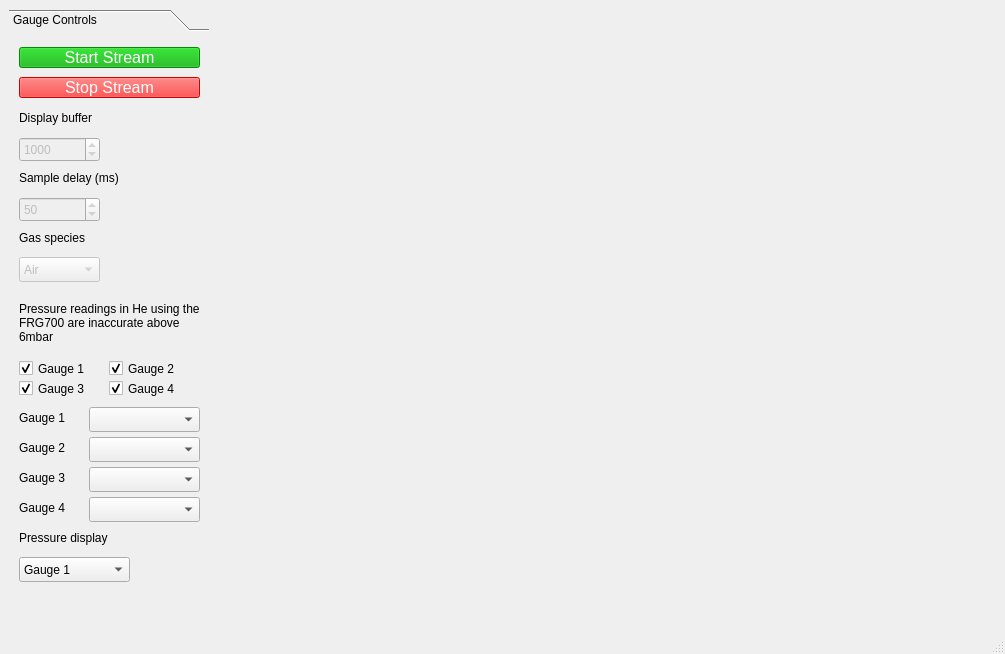
<?xml version="1.0" encoding="UTF-8"?>
<ui version="4.0">
 <class>MainWindow</class>
 <widget class="QMainWindow" name="MainWindow">
  <property name="geometry">
   <rect>
    <x>0</x>
    <y>0</y>
    <width>1005</width>
    <height>654</height>
   </rect>
  </property>
  <property name="windowTitle">
   <string>MainWindow</string>
  </property>
  <widget class="QWidget" name="centralwidget">
   <layout class="QGridLayout" name="gridLayout">
    <item row="0" column="3">
     <widget class="QWidget" name="imageWidget" native="true">
      <layout class="QVBoxLayout" name="mplvl"/>
     </widget>
    </item>
    <item row="0" column="0">
     <widget class="QToolBox" name="toolBox">
      <property name="sizePolicy">
       <sizepolicy hsizetype="Fixed" vsizetype="Preferred">
        <horstretch>0</horstretch>
        <verstretch>0</verstretch>
       </sizepolicy>
      </property>
      <property name="minimumSize">
       <size>
        <width>200</width>
        <height>0</height>
       </size>
      </property>
      <property name="maximumSize">
       <size>
        <width>200</width>
        <height>16777215</height>
       </size>
      </property>
      <property name="baseSize">
       <size>
        <width>200</width>
        <height>0</height>
       </size>
      </property>
      <property name="currentIndex">
       <number>0</number>
      </property>
      <widget class="QWidget" name="controlPage">
       <property name="geometry">
        <rect>
         <x>0</x>
         <y>0</y>
         <width>200</width>
         <height>558</height>
        </rect>
       </property>
       <attribute name="label">
        <string>Gauge Controls</string>
       </attribute>
       <widget class="QPushButton" name="stopStreamButton">
        <property name="enabled">
         <bool>false</bool>
        </property>
        <property name="geometry">
         <rect>
          <x>10</x>
          <y>40</y>
          <width>181</width>
          <height>21</height>
         </rect>
        </property>
        <property name="sizePolicy">
         <sizepolicy hsizetype="Minimum" vsizetype="Minimum">
          <horstretch>0</horstretch>
          <verstretch>0</verstretch>
         </sizepolicy>
        </property>
        <property name="font">
         <font>
          <pointsize>12</pointsize>
         </font>
        </property>
        <property name="styleSheet">
         <string notr="true">background-color: rgb(255, 0, 0);
color:white;</string>
        </property>
        <property name="text">
         <string>Stop Stream</string>
        </property>
       </widget>
       <widget class="QPushButton" name="startStreamButton">
        <property name="enabled">
         <bool>false</bool>
        </property>
        <property name="geometry">
         <rect>
          <x>10</x>
          <y>10</y>
          <width>181</width>
          <height>21</height>
         </rect>
        </property>
        <property name="font">
         <font>
          <pointsize>12</pointsize>
         </font>
        </property>
        <property name="autoFillBackground">
         <bool>false</bool>
        </property>
        <property name="styleSheet">
         <string notr="true">background-color: rgb(0, 170, 0);
color:white;</string>
        </property>
        <property name="text">
         <string>Start Stream</string>
        </property>
        <property name="checkable">
         <bool>false</bool>
        </property>
       </widget>
       <widget class="QSpinBox" name="lengthField">
        <property name="enabled">
         <bool>false</bool>
        </property>
        <property name="geometry">
         <rect>
          <x>10</x>
          <y>100</y>
          <width>81</width>
          <height>25</height>
         </rect>
        </property>
        <property name="minimum">
         <number>1</number>
        </property>
        <property name="maximum">
         <number>500000</number>
        </property>
        <property name="value">
         <number>1000</number>
        </property>
       </widget>
       <widget class="QLabel" name="lengthLabel">
        <property name="geometry">
         <rect>
          <x>10</x>
          <y>70</y>
          <width>181</width>
          <height>21</height>
         </rect>
        </property>
        <property name="text">
         <string>Display buffer</string>
        </property>
       </widget>
       <widget class="QComboBox" name="speciesField">
        <property name="enabled">
         <bool>false</bool>
        </property>
        <property name="geometry">
         <rect>
          <x>10</x>
          <y>220</y>
          <width>81</width>
          <height>25</height>
         </rect>
        </property>
        <item>
         <property name="text">
          <string>Air</string>
         </property>
        </item>
        <item>
         <property name="text">
          <string>Ar</string>
         </property>
        </item>
        <item>
         <property name="text">
          <string>He</string>
         </property>
        </item>
       </widget>
       <widget class="QLabel" name="speciesLabel">
        <property name="geometry">
         <rect>
          <x>10</x>
          <y>190</y>
          <width>181</width>
          <height>21</height>
         </rect>
        </property>
        <property name="text">
         <string>Gas species</string>
        </property>
       </widget>
       <widget class="QLabel" name="sampleLabel">
        <property name="geometry">
         <rect>
          <x>10</x>
          <y>130</y>
          <width>181</width>
          <height>21</height>
         </rect>
        </property>
        <property name="text">
         <string>Sample delay (ms)</string>
        </property>
       </widget>
       <widget class="QSpinBox" name="sampleField">
        <property name="enabled">
         <bool>false</bool>
        </property>
        <property name="geometry">
         <rect>
          <x>10</x>
          <y>160</y>
          <width>81</width>
          <height>25</height>
         </rect>
        </property>
        <property name="minimum">
         <number>10</number>
        </property>
        <property name="maximum">
         <number>1000</number>
        </property>
        <property name="value">
         <number>50</number>
        </property>
       </widget>
       <widget class="QLabel" name="label">
        <property name="geometry">
         <rect>
          <x>10</x>
          <y>260</y>
          <width>181</width>
          <height>51</height>
         </rect>
        </property>
        <property name="text">
         <string>Pressure readings in He using the FRG700 are inaccurate above 6mbar</string>
        </property>
        <property name="wordWrap">
         <bool>true</bool>
        </property>
       </widget>
       <widget class="QCheckBox" name="gaugeCheck_0">
        <property name="geometry">
         <rect>
          <x>10</x>
          <y>320</y>
          <width>91</width>
          <height>23</height>
         </rect>
        </property>
        <property name="text">
         <string>Gauge 1</string>
        </property>
        <property name="checked">
         <bool>true</bool>
        </property>
       </widget>
       <widget class="QCheckBox" name="gaugeCheck_1">
        <property name="geometry">
         <rect>
          <x>100</x>
          <y>320</y>
          <width>91</width>
          <height>23</height>
         </rect>
        </property>
        <property name="text">
         <string>Gauge 2</string>
        </property>
        <property name="checked">
         <bool>true</bool>
        </property>
       </widget>
       <widget class="QCheckBox" name="gaugeCheck_2">
        <property name="geometry">
         <rect>
          <x>10</x>
          <y>340</y>
          <width>91</width>
          <height>23</height>
         </rect>
        </property>
        <property name="text">
         <string>Gauge 3</string>
        </property>
        <property name="checked">
         <bool>true</bool>
        </property>
       </widget>
       <widget class="QCheckBox" name="gaugeCheck_3">
        <property name="geometry">
         <rect>
          <x>100</x>
          <y>340</y>
          <width>91</width>
          <height>23</height>
         </rect>
        </property>
        <property name="text">
         <string>Gauge 4</string>
        </property>
        <property name="checked">
         <bool>true</bool>
        </property>
       </widget>
       <widget class="QComboBox" name="gaugeDisplayField">
        <property name="enabled">
         <bool>true</bool>
        </property>
        <property name="geometry">
         <rect>
          <x>10</x>
          <y>520</y>
          <width>111</width>
          <height>25</height>
         </rect>
        </property>
        <item>
         <property name="text">
          <string>Gauge 1</string>
         </property>
        </item>
        <item>
         <property name="text">
          <string>Gauge 2</string>
         </property>
        </item>
        <item>
         <property name="text">
          <string>Gauge 3</string>
         </property>
        </item>
        <item>
         <property name="text">
          <string>Gauge 4</string>
         </property>
        </item>
       </widget>
       <widget class="QLabel" name="gaugeDisplayLabel">
        <property name="geometry">
         <rect>
          <x>10</x>
          <y>490</y>
          <width>181</width>
          <height>21</height>
         </rect>
        </property>
        <property name="text">
         <string>Pressure display</string>
        </property>
       </widget>
       <widget class="QComboBox" name="gaugeType_0">
        <property name="enabled">
         <bool>true</bool>
        </property>
        <property name="geometry">
         <rect>
          <x>80</x>
          <y>370</y>
          <width>111</width>
          <height>25</height>
         </rect>
        </property>
       </widget>
       <widget class="QComboBox" name="gaugeType_1">
        <property name="enabled">
         <bool>true</bool>
        </property>
        <property name="geometry">
         <rect>
          <x>80</x>
          <y>400</y>
          <width>111</width>
          <height>25</height>
         </rect>
        </property>
       </widget>
       <widget class="QLabel" name="gaugeLabel_0">
        <property name="geometry">
         <rect>
          <x>10</x>
          <y>370</y>
          <width>61</width>
          <height>21</height>
         </rect>
        </property>
        <property name="text">
         <string>Gauge 1</string>
        </property>
       </widget>
       <widget class="QLabel" name="gaugeLabel_1">
        <property name="geometry">
         <rect>
          <x>10</x>
          <y>400</y>
          <width>61</width>
          <height>21</height>
         </rect>
        </property>
        <property name="text">
         <string>Gauge 2</string>
        </property>
       </widget>
       <widget class="QLabel" name="gaugeLabel_2">
        <property name="geometry">
         <rect>
          <x>10</x>
          <y>430</y>
          <width>61</width>
          <height>21</height>
         </rect>
        </property>
        <property name="text">
         <string>Gauge 3</string>
        </property>
       </widget>
       <widget class="QComboBox" name="gaugeType_2">
        <property name="enabled">
         <bool>true</bool>
        </property>
        <property name="geometry">
         <rect>
          <x>80</x>
          <y>430</y>
          <width>111</width>
          <height>25</height>
         </rect>
        </property>
       </widget>
       <widget class="QLabel" name="gaugeLabel_3">
        <property name="geometry">
         <rect>
          <x>10</x>
          <y>460</y>
          <width>61</width>
          <height>21</height>
         </rect>
        </property>
        <property name="text">
         <string>Gauge 4</string>
        </property>
       </widget>
       <widget class="QComboBox" name="gaugeType_3">
        <property name="enabled">
         <bool>true</bool>
        </property>
        <property name="geometry">
         <rect>
          <x>80</x>
          <y>460</y>
          <width>111</width>
          <height>25</height>
         </rect>
        </property>
       </widget>
      </widget>
     </widget>
    </item>
   </layout>
  </widget>
  <widget class="QMenuBar" name="menubar">
   <property name="geometry">
    <rect>
     <x>0</x>
     <y>0</y>
     <width>1005</width>
     <height>25</height>
    </rect>
   </property>
  </widget>
  <widget class="QStatusBar" name="statusbar"/>
 </widget>
 <resources/>
 <connections/>
</ui>
